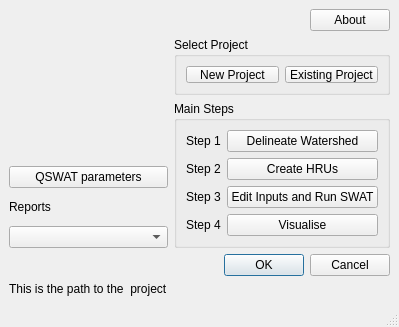
<?xml version="1.0" encoding="UTF-8"?>
<ui version="4.0">
 <class>MainWindow</class>
 <widget class="QMainWindow" name="MainWindow">
  <property name="geometry">
   <rect>
    <x>0</x>
    <y>0</y>
    <width>393</width>
    <height>327</height>
   </rect>
  </property>
  <property name="windowTitle">
   <string>ArcSWAT</string>
  </property>
  <widget class="QWidget" name="centralwidget">
   <layout class="QGridLayout" name="gridLayout_3">
    <item row="5" column="0">
     <widget class="QLabel" name="reportsLabel">
      <property name="text">
       <string>Reports</string>
      </property>
     </widget>
    </item>
    <item row="2" column="1" rowspan="5" colspan="2">
     <widget class="QGroupBox" name="mainBox">
      <property name="title">
       <string>Main Steps</string>
      </property>
      <layout class="QGridLayout" name="gridLayout_2">
       <item row="0" column="0">
        <widget class="QLabel" name="delinLabel">
         <property name="text">
          <string>Step 1</string>
         </property>
         <property name="buddy">
          <cstring>delinButton</cstring>
         </property>
        </widget>
       </item>
       <item row="0" column="1">
        <widget class="QPushButton" name="delinButton">
         <property name="sizePolicy">
          <sizepolicy hsizetype="Expanding" vsizetype="Fixed">
           <horstretch>0</horstretch>
           <verstretch>0</verstretch>
          </sizepolicy>
         </property>
         <property name="toolTip">
          <string>Click to select the DEM and delineate the watershed</string>
         </property>
         <property name="text">
          <string>Delineate Watershed</string>
         </property>
        </widget>
       </item>
       <item row="1" column="0">
        <widget class="QLabel" name="hrusLabel">
         <property name="text">
          <string>Step 2</string>
         </property>
         <property name="buddy">
          <cstring>hrusButton</cstring>
         </property>
        </widget>
       </item>
       <item row="1" column="1">
        <widget class="QPushButton" name="hrusButton">
         <property name="sizePolicy">
          <sizepolicy hsizetype="Expanding" vsizetype="Fixed">
           <horstretch>0</horstretch>
           <verstretch>0</verstretch>
          </sizepolicy>
         </property>
         <property name="toolTip">
          <string>Click to select landuse and soil files and create HRUs</string>
         </property>
         <property name="text">
          <string>Create HRUs</string>
         </property>
        </widget>
       </item>
       <item row="2" column="0">
        <widget class="QLabel" name="editLabel">
         <property name="text">
          <string>Step 3</string>
         </property>
         <property name="buddy">
          <cstring>editButton</cstring>
         </property>
        </widget>
       </item>
       <item row="2" column="1">
        <widget class="QPushButton" name="editButton">
         <property name="sizePolicy">
          <sizepolicy hsizetype="Expanding" vsizetype="Fixed">
           <horstretch>0</horstretch>
           <verstretch>0</verstretch>
          </sizepolicy>
         </property>
         <property name="toolTip">
          <string>Click to run the SWAT editor</string>
         </property>
         <property name="text">
          <string>Edit Inputs and Run SWAT</string>
         </property>
        </widget>
       </item>
       <item row="3" column="0">
        <widget class="QLabel" name="visualiseLabel">
         <property name="text">
          <string>Step 4</string>
         </property>
         <property name="buddy">
          <cstring>visualiseButton</cstring>
         </property>
        </widget>
       </item>
       <item row="3" column="1">
        <widget class="QPushButton" name="visualiseButton">
         <property name="sizePolicy">
          <sizepolicy hsizetype="Expanding" vsizetype="Fixed">
           <horstretch>0</horstretch>
           <verstretch>0</verstretch>
          </sizepolicy>
         </property>
         <property name="toolTip">
          <string>Click to visualise outputs after a SWAT run</string>
         </property>
         <property name="text">
          <string>Visualise</string>
         </property>
        </widget>
       </item>
      </layout>
     </widget>
    </item>
    <item row="1" column="1" colspan="2">
     <widget class="QGroupBox" name="projectBox">
      <property name="minimumSize">
       <size>
        <width>0</width>
        <height>50</height>
       </size>
      </property>
      <property name="title">
       <string>Select Project</string>
      </property>
      <layout class="QGridLayout" name="gridLayout">
       <item row="0" column="1">
        <widget class="QPushButton" name="existingButton">
         <property name="sizePolicy">
          <sizepolicy hsizetype="Expanding" vsizetype="Fixed">
           <horstretch>0</horstretch>
           <verstretch>0</verstretch>
          </sizepolicy>
         </property>
         <property name="text">
          <string>Existing Project</string>
         </property>
        </widget>
       </item>
       <item row="0" column="0">
        <widget class="QPushButton" name="newButton">
         <property name="sizePolicy">
          <sizepolicy hsizetype="Expanding" vsizetype="Fixed">
           <horstretch>0</horstretch>
           <verstretch>0</verstretch>
          </sizepolicy>
         </property>
         <property name="text">
          <string>New Project</string>
         </property>
        </widget>
       </item>
      </layout>
     </widget>
    </item>
    <item row="8" column="0">
     <widget class="QLabel" name="projPath">
      <property name="text">
       <string>This is the path to the  project</string>
      </property>
     </widget>
    </item>
    <item row="0" column="2">
     <widget class="QPushButton" name="aboutButton">
      <property name="text">
       <string>About</string>
      </property>
     </widget>
    </item>
    <item row="6" column="0">
     <widget class="QComboBox" name="reportsBox">
      <property name="duplicatesEnabled">
       <bool>false</bool>
      </property>
     </widget>
    </item>
    <item row="7" column="1" colspan="2">
     <widget class="QDialogButtonBox" name="buttonBox">
      <property name="orientation">
       <enum>Qt::Horizontal</enum>
      </property>
      <property name="standardButtons">
       <set>QDialogButtonBox::Cancel|QDialogButtonBox::Ok</set>
      </property>
     </widget>
    </item>
    <item row="0" column="0" rowspan="3">
     <widget class="QLabel" name="WaterBaseLogo">
      <property name="sizePolicy">
       <sizepolicy hsizetype="Fixed" vsizetype="Fixed">
        <horstretch>0</horstretch>
        <verstretch>0</verstretch>
       </sizepolicy>
      </property>
      <property name="maximumSize">
       <size>
        <width>170</width>
        <height>125</height>
       </size>
      </property>
      <property name="text">
       <string/>
      </property>
      <property name="pixmap">
       <pixmap resource="resources.qrc">:/QSWAT/QSWAT-Icon/SWAT-Logo.png</pixmap>
      </property>
      <property name="scaledContents">
       <bool>true</bool>
      </property>
     </widget>
    </item>
    <item row="0" column="1">
     <spacer name="horizontalSpacer">
      <property name="orientation">
       <enum>Qt::Horizontal</enum>
      </property>
      <property name="sizeHint" stdset="0">
       <size>
        <width>115</width>
        <height>20</height>
       </size>
      </property>
     </spacer>
    </item>
    <item row="4" column="0">
     <widget class="QPushButton" name="paramsButton">
      <property name="sizePolicy">
       <sizepolicy hsizetype="Expanding" vsizetype="Fixed">
        <horstretch>0</horstretch>
        <verstretch>0</verstretch>
       </sizepolicy>
      </property>
      <property name="toolTip">
       <string>Click to set the location of the SWAT editor and (optionally) MPI.  Unless these locations change, you only need to do this once; the values are used for all projects.</string>
      </property>
      <property name="text">
       <string>QSWAT parameters</string>
      </property>
     </widget>
    </item>
   </layout>
  </widget>
  <widget class="QStatusBar" name="statusbar"/>
 </widget>
 <resources>
  <include location="resources.qrc"/>
  <include location="resources.qrc"/>
 </resources>
 <connections/>
</ui>
